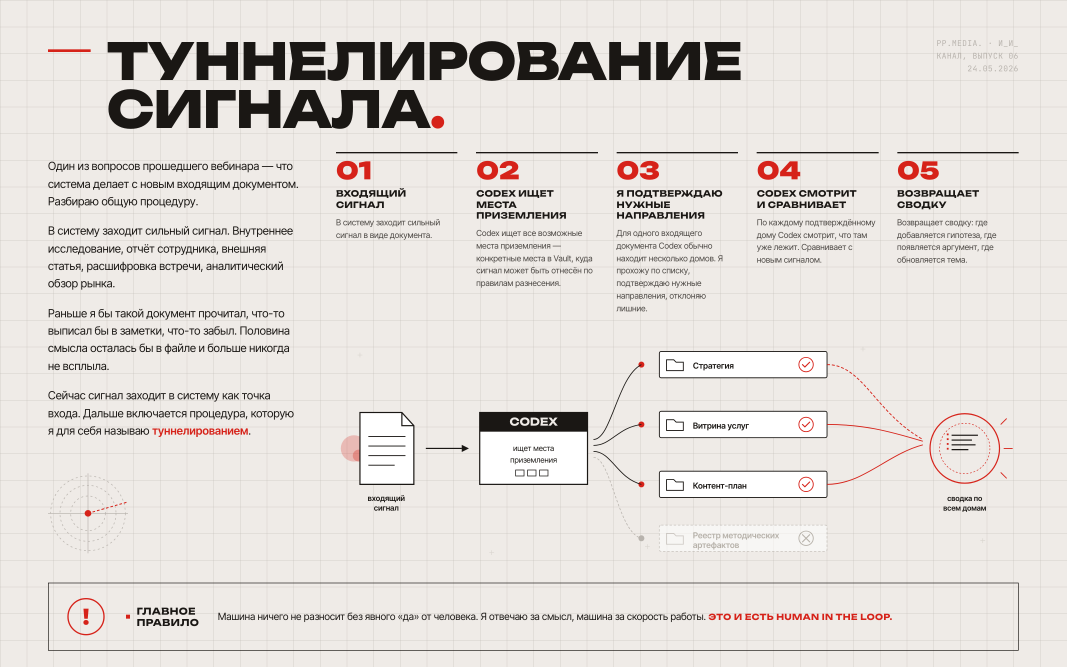
#> input picture skills/ii-editorial-slide/examples/06_tunnelirovanie.png, 3200 x 2000 px (shown at 1/3 size)
$ python build.py --photo ../ii-editorial-slide/examples/06_tunnelirovanie.png
#> lines starting #> are read from the running program, lines starting #| are printed output that depends on the picture
#!/usr/bin/env python3
"""
II Channel Cover Generator — PP.MEDIA / Paper Planes.

Генератор обложек для канала И_И_. Палитра — Балахнин (paper / ink / red / muted),
типографика — серифный Playfair Display + Inter Tight + JetBrains Mono.

CLI:
    python3 build.py \\
      --title "И_И_." \\
      --slogans "и <r>ИИ</r>, и человек" "и скорость, и качество" "и технологии, и риск" \\
      --format tg \\
      --diagram on \\
      --output cover.png
"""

from __future__ import annotations

import argparse
import os
import random
import re
import sys
from pathlib import Path
from typing import List, Optional, Tuple

from PIL import Image, ImageDraw, ImageFont, ImageFilter

# ============================================================================
# КОНСТАНТЫ
# ============================================================================

# Палитра канала И_И_ (HEX → RGB)
M_PAPER = (239, 235, 231)   # #EFEBE7 — фон
M_RED = (214, 34, 25)       # #D62219 — акцент
M_MUTED = (184, 179, 173)   # #B8B3AD — линии, тонкие обводки
M_INK = (26, 23, 20)        # #1A1714 — основной текст
M_PAPER_DIM = (231, 226, 220)  # вторичный фон

# Размеры под форматы
FORMATS = {
    "tg": (1280, 720),
    "ig_portrait": (1080, 1350),
    "ig_square": (1080, 1080),
}

# Шрифты — пути с fallback
SKILL_DIR = Path(__file__).parent
USER_FONTS = Path.home() / "Library" / "Fonts"
LOCAL_FONTS = SKILL_DIR / "fonts"

FONT_CANDIDATES = {
    "display": [
        USER_FONTS / "Unbounded.ttf",
    ],
    "sans": [
        USER_FONTS / "InterTight.ttf",
        USER_FONTS / "Inter-VariableFont_opsz,wght.ttf",
    ],
    "mono": [
        USER_FONTS / "JetBrainsMono.ttf",
    ],
}


def resolve_font(role: str, size: int, weight: int | None = None) -> ImageFont.FreeTypeFont:
    """Подбираем шрифт по роли с fallback. Variable fonts — задаём axes если можно."""
    for candidate in FONT_CANDIDATES[role]:
        if candidate.exists():
            try:
                font = ImageFont.truetype(str(candidate), size)
                if weight is not None:
                    try:
                        # Для variable fonts
                        font.set_variation_by_axes([weight])
                    except Exception:
                        pass
                return font
            except Exception:
                continue
    # последний резерв — дефолтный bitmap-шрифт PIL
    return ImageFont.load_default()


# ============================================================================
# ПАРСИНГ СЛОГАНОВ
# ============================================================================

# инлайн-маркер <r>текст</r> для красного акцента
RED_TAG = re.compile(r"<r>(.+?)</r>")


def parse_slogan(text: str) -> list[tuple[str, tuple[int, int, int]]]:
    """Разбиваем слоган на (фрагмент, цвет). <r>X</r> = M_RED."""
    chunks = []
    pos = 0
    for m in RED_TAG.finditer(text):
        if m.start() > pos:
            chunks.append((text[pos:m.start()], M_INK))
        chunks.append((m.group(1), M_RED))
        pos = m.end()
    if pos < len(text):
        chunks.append((text[pos:], M_INK))
    return chunks


# ============================================================================
# ЭЛЕМЕНТЫ КОМПОЗИЦИИ
# ============================================================================

def draw_paper_noise(img: Image.Image, intensity: float = 0.04) -> None:
    """Лёгкое бумажное зерно — пиксельный шум поверх paper-фона."""
    if intensity <= 0:
        return
    w, h = img.size
    # просто рисуем редкие тёмные точки
    px = img.load()
    rng = random.Random(42)
    for _ in range(int(w * h * intensity * 0.05)):
        x = rng.randint(0, w - 1)
        y = rng.randint(0, h - 1)
        r, g, b = px[x, y][:3]
        d = rng.randint(0, 6)
        px[x, y] = (max(0, r - d), max(0, g - d), max(0, b - d))


def draw_blueprint_circles(
    draw: ImageDraw.ImageDraw,
    canvas_size: tuple[int, int],
    seed: int = 7,
) -> None:
    """Несколько лёгких пунктирных окружностей — blueprint-подложка."""
    w, h = canvas_size
    rng = random.Random(seed)
    # центр чуть выше середины
    cx, cy = w // 2, int(h * 0.42)
    # три окружности разных радиусов
    radii = [int(min(w, h) * f) for f in (0.32, 0.42, 0.52)]
    for r in radii:
        draw_dashed_circle(draw, (cx, cy), r, color=M_MUTED, width=1, dash=(6, 8))
    # пара мелких крестиков-перекрестий
    for _ in range(5):
        x = rng.randint(int(w * 0.1), int(w * 0.9))
        y = rng.randint(int(h * 0.1), int(h * 0.9))
        s = 6
        draw.line([(x - s, y), (x + s, y)], fill=M_MUTED, width=1)
        draw.line([(x, y - s), (x, y + s)], fill=M_MUTED, width=1)


def draw_dashed_circle(
    draw: ImageDraw.ImageDraw,
    center: tuple[int, int],
    radius: int,
    color: tuple[int, int, int],
    width: int = 1,
    dash: tuple[int, int] = (6, 6),
) -> None:
    """Пунктирная окружность через дугу-сегменты."""
    import math

    cx, cy = center
    bbox = (cx - radius, cy - radius, cx + radius, cy + radius)
    circumference = 2 * math.pi * radius
    if circumference <= 0:
        return
    dash_on, dash_off = dash
    step = dash_on + dash_off
    n = max(1, int(circumference / step))
    deg_per_dash = 360 / n
    on_fraction = dash_on / step
    for i in range(n):
        start = i * deg_per_dash
        end = start + deg_per_dash * on_fraction
        draw.arc(bbox, start, end, fill=color, width=width)


def draw_arrow(
    draw: ImageDraw.ImageDraw,
    start: tuple[int, int],
    end: tuple[int, int],
    color: tuple[int, int, int] = M_RED,
    width: int = 2,
    head: int = 22,
) -> None:
    """Тонкая стрелка с маленьким наконечником."""
    import math

    draw.line([start, end], fill=color, width=width)
    # наконечник
    dx = end[0] - start[0]
    dy = end[1] - start[1]
    angle = math.atan2(dy, dx)
    a1 = angle + math.radians(155)
    a2 = angle - math.radians(155)
    p1 = (end[0] + head * math.cos(a1), end[1] + head * math.sin(a1))
    p2 = (end[0] + head * math.cos(a2), end[1] + head * math.sin(a2))
    draw.polygon([end, p1, p2], fill=color)


def draw_paperplane_icon(
    draw: ImageDraw.ImageDraw,
    anchor: tuple[int, int],
    size: int = 28,
    color: tuple[int, int, int] = M_RED,
) -> None:
    """Иконка бумажного самолётика — простая контурная фигура."""
    x, y = anchor
    s = size
    # треугольная форма с диагональной линией внутри
    pts = [(x, y + s // 2), (x + s, y), (x + int(s * 0.55), y + s // 2), (x + s, y + s)]
    draw.line(pts, fill=color, width=2, joint="curve")
    # внутренний штрих
    draw.line([(x + int(s * 0.55), y + s // 2), (x + int(s * 0.85), y + int(s * 0.25))], fill=color, width=2)


def draw_header(
    draw: ImageDraw.ImageDraw,
    canvas_size: tuple[int, int],
    mono_size: int = 16,
) -> None:
    """Шапка: PP.MEDIA. слева, PAPER PLANES + paperplane справа."""
    w, h = canvas_size
    margin = int(min(w, h) * 0.035)
    mono = resolve_font("mono", mono_size)
    # левая метка
    draw.text((margin, margin), "PP.MEDIA.", font=mono, fill=M_INK)
    # правая метка
    label = "PAPER PLANES"
    bbox = draw.textbbox((0, 0), label, font=mono)
    label_w = bbox[2] - bbox[0]
    plane_offset = 12
    plane_size = int(mono_size * 1.4)
    label_x = w - margin - label_w - plane_offset - plane_size
    draw.text((label_x, margin), label, font=mono, fill=M_INK)
    # paperplane справа от текста
    draw_paperplane_icon(
        draw,
        (label_x + label_w + plane_offset, margin - 2),
        size=plane_size,
        color=M_RED,
    )


def draw_red_block(
    img: Image.Image,
    position: str = "bottom_left",
    margin_factor: float = 0.06,
    size_factor: float = 0.09,
) -> None:
    """Квадратный красный блок-акцент."""
    w, h = img.size
    side = int(min(w, h) * size_factor)
    margin = int(min(w, h) * margin_factor)
    overlay = Image.new("RGBA", (side, side), M_RED + (255,))
    if position == "bottom_left":
        pos = (margin, h - margin - side)
    elif position == "top_left":
        pos = (margin, margin)
    elif position == "top_right":
        pos = (w - margin - side, margin)
    else:  # bottom_right
        pos = (w - margin - side, h - margin - side)
    img.paste(overlay, pos, overlay)


# [50 lines left out: function _draw_title_wrapped, not called in this run]


def draw_title(
    draw: ImageDraw.ImageDraw,
    canvas_size: Tuple[int, int],
    title: str,
    size_factor: float = 0.34,
) -> Tuple[int, int, int, int]:
    """Главный заголовок Playfair Display Black.

    Парсит формат «И_И_.» как: буква + подчёркивание (рисуется линией) ...
    плюс финальная точка → красный квадрат.
    """
    w, h = canvas_size
    # многословная фраза → отдельный рендер с переносом
    if " " in title.strip():
        return _draw_title_wrapped(draw, canvas_size, title.strip())
    font_size = int(min(w, h) * size_factor)
    font = resolve_font("display", font_size, weight=900)

    # парсим title: убираем финальную точку, разбираем буквы и подчёркивания
    has_dot = title.endswith(".")
    body = title[:-1] if has_dot else title

    # разбиваем на пары (letter, underscore_count)
    parts: List[Tuple[str, int]] = []
    i = 0
    while i < len(body):
        if body[i] == "_":
            i += 1
            continue
        letter = body[i]
        i += 1
        underscores = 0
        while i < len(body) and body[i] == "_":
            underscores += 1
            i += 1
        parts.append((letter, underscores))

    # измеряем буквы и считаем общую ширину
    letter_widths: List[int] = []
    max_h = 0
    max_descent = 0  # глубина под базовой линией
    for letter, _ in parts:
        bb = draw.textbbox((0, 0), letter, font=font)
        letter_widths.append(bb[2] - bb[0])
        max_h = max(max_h, bb[3] - bb[1])

    # ширина подчёркивания = ширина буквы × 0.85
    gap_after_letter = int(font_size * 0.04)
    underscore_gap = int(font_size * 0.06)

    # total width
    total_w = 0
    for idx, (letter, n_under) in enumerate(parts):
        total_w += letter_widths[idx]
        if n_under > 0:
            total_w += gap_after_letter + int(letter_widths[idx] * 0.85) + (n_under - 1) * underscore_gap
        if idx < len(parts) - 1:
            total_w += int(font_size * 0.04)  # отступ между буквами

    # рисуем
    start_x = (w - total_w) // 2 - int(min(w, h) * 0.04)
    y = int(h * 0.32) - max_h // 2
    underscore_thickness = max(4, int(font_size * 0.05))
    underscore_y = y + max_h + int(font_size * 0.04)
    underscore_width = lambda lw: int(lw * 0.85)  # noqa: E731

    cx = start_x
    last_underscore_end_x = None
    for idx, (letter, n_under) in enumerate(parts):
        draw.text((cx, y), letter, font=font, fill=M_INK)
        letter_w = letter_widths[idx]
        cursor_after_letter = cx + letter_w
        # подчёркивания после буквы
        if n_under > 0:
            u_start_x = cursor_after_letter + gap_after_letter
            u_w = underscore_width(letter_w)
            for k in range(n_under):
                ux0 = u_start_x + k * (u_w + underscore_gap)
                draw.rectangle(
                    [ux0, underscore_y, ux0 + u_w, underscore_y + underscore_thickness],
                    fill=M_INK,
                )
                last_underscore_end_x = ux0 + u_w
            cursor_after_letter = u_start_x + n_under * u_w + (n_under - 1) * underscore_gap
        cx = cursor_after_letter + int(font_size * 0.04)

    # красный квадрат-точка справа от последнего подчёркивания
    if has_dot:
        dot_side = int(font_size * 0.085)
        dot_x = (last_underscore_end_x or cx) + int(font_size * 0.05)
        dot_y = underscore_y + underscore_thickness // 2 - dot_side // 2
        draw.rectangle(
            [dot_x, dot_y, dot_x + dot_side, dot_y + dot_side],
            fill=M_RED,
        )
        bbox_right = dot_x + dot_side
    else:
        bbox_right = (last_underscore_end_x or cx)

    return (start_x, y, bbox_right, underscore_y + underscore_thickness)


def draw_slogans(
    draw: ImageDraw.ImageDraw,
    canvas_size: Tuple[int, int],
    title_bbox: Tuple[int, int, int, int],
    slogans: List[str],
    size_factor: float = 0.038,
) -> None:
    """Подзаголовки под главным заголовком. Поддержка <r>X</r> для красного."""
    w, h = canvas_size
    font_size = int(min(w, h) * size_factor)
    font = resolve_font("sans", font_size, weight=500)
    # выравниваем слоганы по левому краю заголовка, со смещением правее
    x = title_bbox[0] + int(min(w, h) * 0.02)
    # отступ под заголовком — большой, чтобы не наезжать на хвосты букв и подчёркивания
    y = title_bbox[3] + int(h * 0.08)
    line_height = int(font_size * 1.4)
    for line in slogans:
        chunks = parse_slogan(line)
        cx = x
        for txt, color in chunks:
            draw.text((cx, y), txt, font=font, fill=color)
            bbox = draw.textbbox((0, 0), txt, font=font)
            cx += bbox[2] - bbox[0]
        y += line_height


def draw_diagram(
    draw: ImageDraw.ImageDraw,
    canvas_size: tuple[int, int],
    anchor: str = "bottom_right",
) -> None:
    """Блок-схема СИСТЕМА — ЛЮДИ — ДАННЫЕ — ИИ в углу."""
    w, h = canvas_size
    size = int(min(w, h) * 0.28)
    margin = int(min(w, h) * 0.05)
    if anchor == "bottom_right":
        x0 = w - margin - size
        y0 = h - margin - int(size * 0.55) - int(min(w, h) * 0.04)
    else:
        x0 = margin
        y0 = h - margin - int(size * 0.55)

    # рамка
    frame_w = size
    frame_h = int(size * 0.55)
    draw.rectangle([x0, y0, x0 + frame_w, y0 + frame_h], outline=M_INK, width=1)

    # ячейки СИСТЕМА (топ-лево) и ДАННЫЕ (низ-лево)
    cell_w = int(frame_w * 0.32)
    cell_h = int(frame_h * 0.32)
    pad = int(frame_h * 0.1)
    font_size = int(min(w, h) * 0.018)
    font = resolve_font("sans", font_size, weight=600)

    cell1 = (x0 + pad, y0 + pad, x0 + pad + cell_w, y0 + pad + cell_h)
    cell2 = (x0 + pad, y0 + pad + cell_h + pad, x0 + pad + cell_w, y0 + pad + 2 * cell_h + pad)
    draw.rectangle(cell1, outline=M_INK, width=1)
    draw.rectangle(cell2, outline=M_INK, width=1)
    _center_text(draw, cell1, "СИСТЕМА", font, M_INK)
    _center_text(draw, cell2, "ДАННЫЕ", font, M_INK)

    # ЛЮДИ — справа сверху без рамки или с тонкой рамкой
    cell3 = (x0 + pad + cell_w + pad, y0 + pad, x0 + pad + 2 * cell_w + pad, y0 + pad + cell_h)
    draw.rectangle(cell3, outline=M_INK, width=1)
    _center_text(draw, cell3, "ЛЮДИ", font, M_INK)

    # ИИ — красным справа снизу, без рамки
    ii_x = x0 + pad + 2 * cell_w + 2 * pad
    ii_y = y0 + pad + cell_h + pad + cell_h // 2 - font_size // 2
    draw.text((ii_x, ii_y), "ИИ", font=font, fill=M_RED)

    # соединительные линии (тонкие)
    # СИСТЕМА → ЛЮДИ
    draw.line([(cell1[2], (cell1[1] + cell1[3]) // 2), (cell3[0], (cell3[1] + cell3[3]) // 2)], fill=M_INK, width=1)
    # СИСТЕМА → ДАННЫЕ (вниз)
    draw.line([((cell1[0] + cell1[2]) // 2, cell1[3]), ((cell2[0] + cell2[2]) // 2, cell2[1])], fill=M_RED, width=1)
    # ЛЮДИ → ИИ
    draw.line([(cell3[2], (cell3[1] + cell3[3]) // 2), (ii_x - 4, (cell3[1] + cell3[3]) // 2)], fill=M_RED, width=1)
    # ДАННЫЕ → ИИ (через низ)
    draw.line([(cell2[2], (cell2[1] + cell2[3]) // 2), (ii_x - 4, (cell2[1] + cell2[3]) // 2)], fill=M_RED, width=1)

    # подпись «И_И_.» снизу
    cap_font = resolve_font("mono", int(font_size * 0.85))
    draw.text((x0, y0 + frame_h + 6), "И_И_.", font=cap_font, fill=M_INK)


def _center_text(
    draw: ImageDraw.ImageDraw,
    bbox: tuple[int, int, int, int],
    text: str,
    font: ImageFont.FreeTypeFont,
    color: tuple[int, int, int],
) -> None:
    tb = draw.textbbox((0, 0), text, font=font)
    tw = tb[2] - tb[0]
    th = tb[3] - tb[1]
    cx = (bbox[0] + bbox[2]) // 2 - tw // 2
    cy = (bbox[1] + bbox[3]) // 2 - th // 2
    draw.text((cx, cy), text, font=font, fill=color)


def insert_photo_fragment(
    canvas: Image.Image,
    photo_path: str,
    crop_factor: float = 0.32,
    anchor: str = "bottom_left",
) -> None:
    """Вставка монохромного фрагмента архитектурной фотографии."""
    if not photo_path or not Path(photo_path).exists():
        return
    photo = Image.open(photo_path).convert("L")  # ч/б
    w, h = canvas.size
    side = int(min(w, h) * crop_factor)
    photo.thumbnail((side, side), Image.LANCZOS)
    pw, ph = photo.size
    photo_rgb = Image.merge("RGB", [photo] * 3)
    margin = int(min(w, h) * 0.0)
    if anchor == "bottom_left":
        pos = (margin, h - margin - ph)
    elif anchor == "bottom_right":
        pos = (w - margin - pw, h - margin - ph)
    else:
        pos = (margin, margin)
    canvas.paste(photo_rgb, pos)


# ============================================================================
# ГЛАВНАЯ СБОРКА
# ============================================================================

def build_cover(
    title: str = "И_И_.",
    slogans: list[str] | None = None,
    fmt: str = "tg",
    diagram: bool = True,
    photo: str | None = None,
    arrow: bool = True,
    output: str = "cover.png",
    seed: int = 7,
    background: str | None = None,
    overlay: str = "none",  # none / light / dark / split
    overlay_alpha: int = 140,
) -> str:
    if fmt not in FORMATS:
        raise ValueError(f"Unknown format: {fmt}. Available: {list(FORMATS)}")
    if slogans is None:
        slogans = [
            "и <r>ИИ</r>, и человек",
            "и скорость, и качество",
            "и технологии, и риск",
        ]

    w, h = FORMATS[fmt]

    # фон: либо чистый paper, либо AI-картинка (cover-fit)
    if background and Path(background).exists():
        bg = Image.open(background).convert("RGB")
        # cover-fit с центрированием
        bg_ratio = bg.width / bg.height
        target_ratio = w / h
        if bg_ratio > target_ratio:
            new_w = int(bg.height * target_ratio)
            left = (bg.width - new_w) // 2
            bg = bg.crop((left, 0, left + new_w, bg.height))
        else:
            new_h = int(bg.width / target_ratio)
            top = (bg.height - new_h) // 2
            bg = bg.crop((0, top, bg.width, top + new_h))
        canvas = bg.resize((w, h), Image.LANCZOS)

        # overlay для читаемости текста
        if overlay == "light":
            ov = Image.new("RGBA", (w, h), M_PAPER + (overlay_alpha,))
            canvas = Image.alpha_composite(canvas.convert("RGBA"), ov).convert("RGB")
        elif overlay == "dark":
            ov = Image.new("RGBA", (w, h), M_INK + (overlay_alpha,))
            canvas = Image.alpha_composite(canvas.convert("RGBA"), ov).convert("RGB")
        elif overlay == "split":
            # светлый сверху (под типографику), без оверлея снизу
            ov = Image.new("RGBA", (w, h), (0, 0, 0, 0))
            ov_draw = ImageDraw.Draw(ov)
            ov_draw.rectangle([0, 0, w, h // 2], fill=M_PAPER + (overlay_alpha,))
            canvas = Image.alpha_composite(canvas.convert("RGBA"), ov).convert("RGB")
    else:
        canvas = Image.new("RGB", (w, h), M_PAPER)

    draw = ImageDraw.Draw(canvas)

    # 1. blueprint-подложка только если нет AI-фона
    if not background:
        draw_blueprint_circles(draw, (w, h), seed=seed)

    # 2. фотовставка (опц.) — раньше блока, чтобы блок мог лечь поверх
    if photo:
        insert_photo_fragment(canvas, photo, crop_factor=0.32, anchor="bottom_left")
        draw = ImageDraw.Draw(canvas)

    # 3. красный блок-акцент — крупнее в нижнем левом углу
    draw_red_block(canvas, position="bottom_left", margin_factor=0.04, size_factor=0.13)
    draw = ImageDraw.Draw(canvas)

    # 4. красная диагональная стрелка — проходит выше заголовка, не пересекает основной текст
    if arrow:
        draw_arrow(
            draw,
            start=(int(w * 0.18), int(h * 0.50)),
            end=(int(w * 0.94), int(h * 0.16)),
            color=M_RED,
            width=2,
            head=18,
        )

    # 5. шапка PP.MEDIA. + PAPER PLANES
    draw_header(draw, (w, h), mono_size=max(14, int(min(w, h) * 0.022)))

    # 6. главный заголовок
    size_factor = {"tg": 0.26, "ig_portrait": 0.30, "ig_square": 0.30}.get(fmt, 0.26)
    title_bbox = draw_title(draw, (w, h), title, size_factor=size_factor)

    # 7. слоганы
    draw_slogans(draw, (w, h), title_bbox, slogans, size_factor=0.034)

    # 8. диаграмма
    if diagram:
        draw_diagram(draw, (w, h), anchor="bottom_right")

    # 9. бумажное зерно
    draw_paper_noise(canvas, intensity=0.04)

    out_path = Path(output).expanduser().resolve()
    out_path.parent.mkdir(parents=True, exist_ok=True)
    canvas.save(out_path, "PNG", optimize=True)
    return str(out_path)


# ============================================================================
# CLI
# ============================================================================

def main() -> int:
    parser = argparse.ArgumentParser(description="II Channel Cover Generator (PP.MEDIA)")
    parser.add_argument("--title", default="И_И_.", help="Главный заголовок")
    parser.add_argument(
        "--slogans",
        nargs="*",
        default=None,
        help='Подзаголовки. Используй <r>X</r> для красного акцента',
    )
    parser.add_argument("--format", default="tg", choices=list(FORMATS.keys()))
    parser.add_argument("--diagram", default="on", choices=["on", "off"])
    parser.add_argument("--no-arrow", action="store_true")
    parser.add_argument("--photo", default=None)
    parser.add_argument("--output", default="cover.png")
    parser.add_argument("--seed", type=int, default=7)
    parser.add_argument("--background", default=None, help="Путь к AI-фону (PNG/JPG)")
    parser.add_argument("--overlay", default="none", choices=["none", "light", "dark", "split"],
                        help="Полупрозрачный слой над AI-фоном для читаемости текста")
    parser.add_argument("--overlay-alpha", type=int, default=140, help="0-255")
    args = parser.parse_args()

    path = build_cover(
        title=args.title,
        slogans=args.slogans,
        fmt=args.format,
        diagram=(args.diagram == "on"),
        photo=args.photo,
        arrow=not args.no_arrow,
        output=args.output,
        seed=args.seed,
        background=args.background,
        overlay=args.overlay,
        overlay_alpha=args.overlay_alpha,
    )
#> in build_cover, `canvas = Image.new("RGB", (w, h), M_PAPER)`:
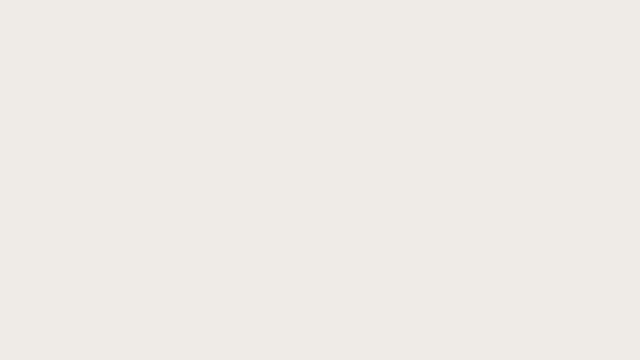
#> canvas: PIL image 1280x720 RGB (shown at 1/2 size); mean R, G, B 239, 235, 231
#> in insert_photo_fragment, `photo.thumbnail((side, side), Image.LANCZOS)`:
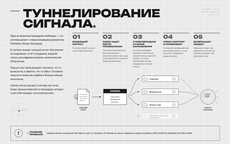
#> photo: PIL image 230x144 L; min 0, max 255, mean 221.6
#> (the rest of the program and of its run is left out)
